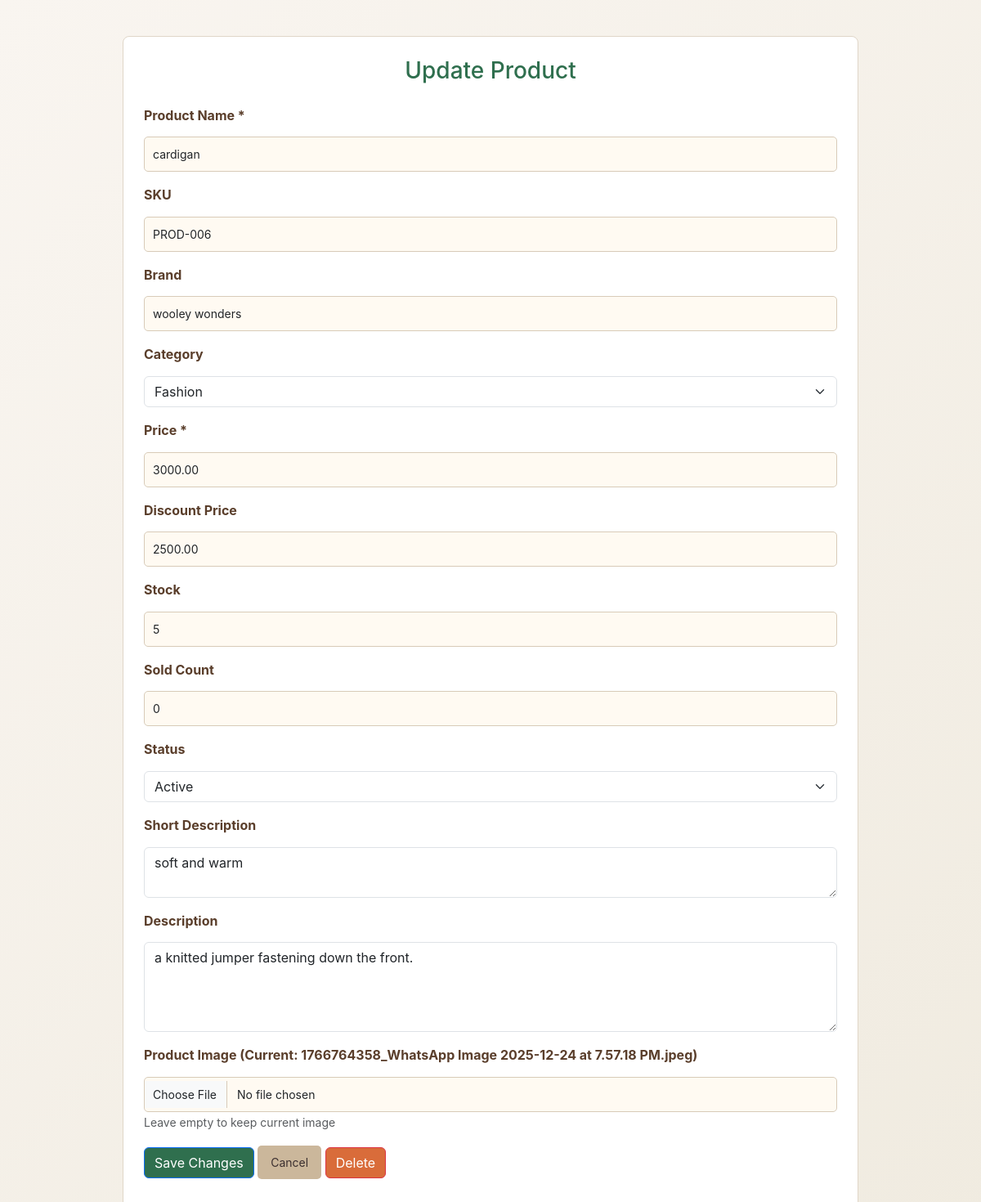
Screenshot of /admin/update_product.php?id=3 with the database file from the repository.
### tables this page shows
CREATE TABLE `products` (
  `id` int(11) NOT NULL,
  `product_name` varchar(150) NOT NULL,
  `sku` varchar(50) NOT NULL,
  `brand` varchar(100) DEFAULT NULL,
  `category` varchar(50) DEFAULT NULL,
  `product_price` decimal(10,2) NOT NULL,
  `discount_price` decimal(10,2) DEFAULT NULL,
  `stock` int(11) DEFAULT 0,
  `sold_count` int(11) DEFAULT 0,
  `status` enum('active','inactive','draft') DEFAULT 'active',
  `image` varchar(255) DEFAULT NULL,
  `short_description` varchar(255) DEFAULT NULL,
  `description` text DEFAULT NULL,
  `created_at` timestamp NOT NULL DEFAULT current_timestamp()
);

### admin/update_product.php (the view, shortened to what this page needs)
<?php
$conn = mysqli_connect("localhost", "root", "", "cartify");
$id = intval($_GET['id']);
$stmt = mysqli_prepare($conn, "SELECT * FROM products WHERE id = ?");
mysqli_stmt_bind_param($stmt, "i", $id);
mysqli_stmt_execute($stmt);
$result = mysqli_stmt_get_result($stmt);
$product = mysqli_fetch_assoc($result);
function safe_output($value) {
    return htmlspecialchars($value ?? '', ENT_QUOTES, 'UTF-8');
}
?>
<!DOCTYPE html>
<html>
<head>
    <link href="https://cdn.jsdelivr.net/npm/bootstrap@5.3.0/dist/css/bootstrap.min.css" rel="stylesheet">
    <link rel="stylesheet" href="update_products_style.css">
<link rel="stylesheet" href="https://cdnjs.cloudflare.com/ajax/libs/font-awesome/6.4.0/css/all.min.css">
</head>
<body class="bg-light">
<div class="container mt-4">
    <h3>Update Product</h3>
   <form action="update_product_action.php" method="POST" enctype="multipart/form-data">
        <div class="mb-3">
            <label class="form-label">Product Name *</label>
            <input type="text" name="product_name" class="form-control"
                   value="<?= safe_output($product['product_name']) ?>" required>
        </div>
        <div class="mb-3">
            <label class="form-label">SKU</label>
            <input type="text" name="sku" class="form-control"
                   value="<?= safe_output($product['sku']) ?>">
        </div>
        <div class="mb-3">
            <label class="form-label">Brand</label>
            <input type="text" name="brand" class="form-control"
                   value="<?= safe_output($product['brand']) ?>">
        </div>
        <div class="mb-3">
            <label class="form-label">Category</label>
            <select name="category" class="form-select">
                <option value="fashion" <?= ($product['category'] ?? '') == 'fashion' ? 'selected' : '' ?>>Fashion</option>
            </select>
        </div>
        <div class="mb-3">
            <label class="form-label">Price *</label>
            <input type="number" step="0.01" min="0" name="product_price" class="form-control"
                   value="<?= safe_output($product['product_price']) ?>" required>
        </div>
        <div class="mb-3">
            <label class="form-label">Discount Price</label>
            <input type="number" step="0.01" min="0" name="discount_price" class="form-control"
                   value="<?= safe_output($product['discount_price']) ?>">
        </div>
        <div class="mb-3">
            <label class="form-label">Stock</label>
            <input type="number" min="0" name="stock" class="form-control"
                   value="<?= safe_output($product['stock']) ?>">
        </div>
        <div class="mb-3">
            <label class="form-label">Sold Count</label>
            <input type="number" min="0" name="sold_count" class="form-control"
                   value="<?= safe_output($product['sold_count']) ?>">
        </div>
        <div class="mb-3">
            <label class="form-label">Status</label>
            <select name="status" class="form-select">
                <option value="active" <?= ($product['status'] ?? '') == 'active' ? 'selected' : '' ?>>Active</option>
            </select>
        </div>
        <div class="mb-3">
            <label class="form-label">Short Description</label>
            <textarea name="short_description" class="form-control" rows="2"><?= safe_output($product['short_description']) ?></textarea>
        </div>
        <div class="mb-3">
            <label class="form-label">Description</label>
            <textarea name="description" class="form-control" rows="4"><?= safe_output($product['description']) ?></textarea>
        </div>
        <div class="mb-3">
            <label class="form-label">Product Image (Current: <?= safe_output($product['image'] ?? 'No image') ?>)</label>
            <input type="file" name="product_image" class="form-control" accept="image/*">
            <small class="text-muted">Leave empty to keep current image</small>
        </div>
        <div class="mb-3">
            <button type="submit" class="btn btn-primary">Save Changes</button>
            <a href="update_products.html" class="btn btn-secondary">Cancel</a>
            <button type="button" class="btn btn-danger" onclick="if(confirm('Delete this product?')) window.location='delete_product.php?id=<?= $id ?>'">Delete</button>
        </div>
    </form>
</div>
</body>
</html>

### admin/update_products_style.css (style rules this page uses)
body { margin: 0; padding: 0; font-family: Arial, sans-serif; background-color: #f5f1ea; color: #3b2f2f; }
.container { max-width: 900px; background-color: #ffffff; padding: 25px; margin: 30px auto; border-radius: 8px; border: 1px solid #e0d6c8; }
h3 { text-align: center; color: #2f6f4e; margin-bottom: 25px; }
.form-label { font-weight: bold; color: #5a3e2b; }
input[type="text"], input[type="number"], input[type="file"], select, textarea { width: 100%; padding: 10px; border: 1px solid #d8cbb8; border-radius: 5px; margin-top: 5px; background-color: #fffaf2; font-size: 14px; }
textarea { resize: vertical; }
button, a.btn { padding: 10px 16px; border-radius: 5px; text-decoration: none; border: none; cursor: pointer; font-size: 14px; }
.btn-primary { background-color: #2f6f4e; color: white; }
.btn-secondary { background-color: #cbb79b; color: #3b2f2f; }
.btn-danger { background-color: #d96c3a; color: white; }
small { color: #7a6652; }
.mb-3 { margin-bottom: 18px; }
* { margin: 0; padding: 0; box-sizing: border-box; font-family: 'Inter', 'Segoe UI', sans-serif; }
body { background: linear-gradient(135deg, #f9f5f0 0%, #f0ebe0 100%); color: #5d4037; min-height: 100vh; padding: 20px; line-height: 1.6; }

### rows the page displays
products: product_name "cardigan", sku "PROD-006", brand "wooley wonders", category "Fashion", product_price "3000.00", discount_price "2500.00", stock "5", sold_count "0", status "Active", short_description "soft and warm", description "a knitted jumper fastening down the front.", image "1766764358_WhatsApp Image 2025-12-24 at 7.57.18 PM.jpeg"
